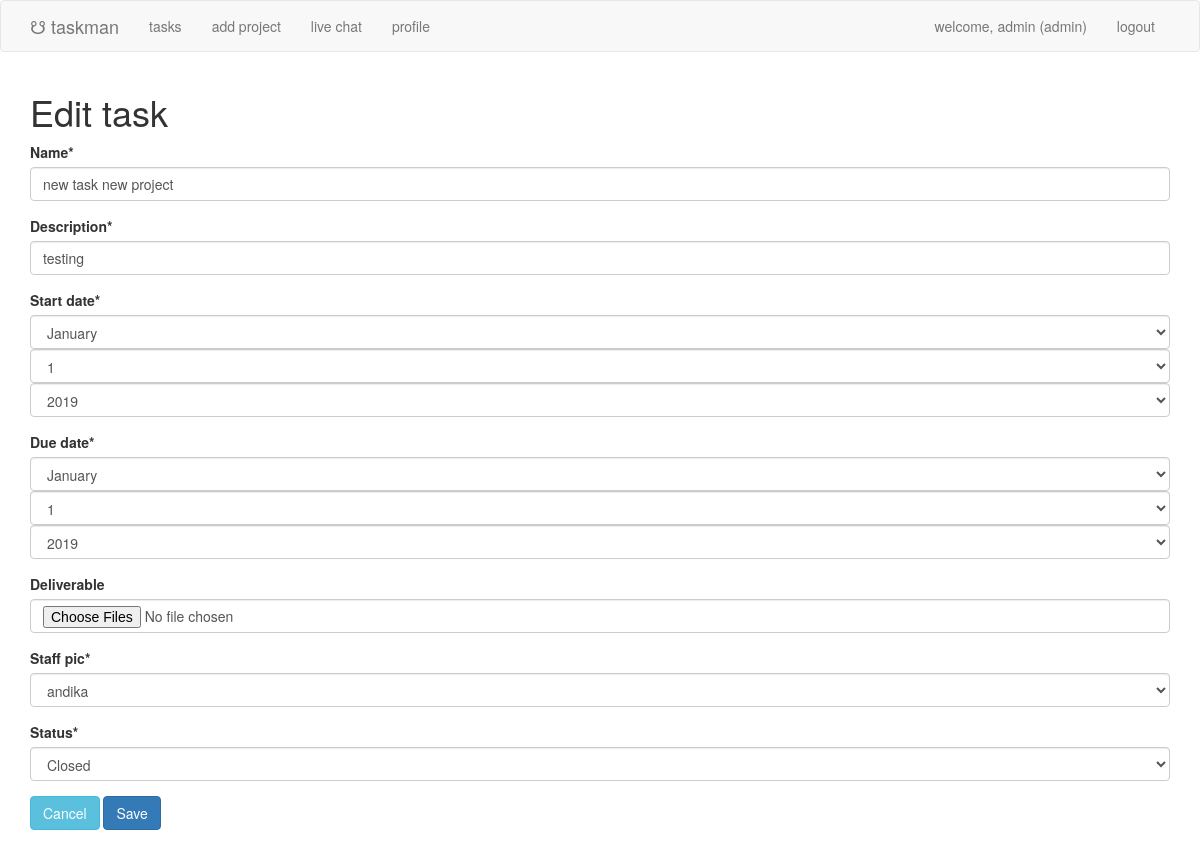
/task/8/edit/ (signed in), run on the app's committed database.
### taskapp/models.py (models this page shows, shortened)
class Task(models.Model):
    name = models.CharField(max_length=256, default='')
    description = models.CharField(max_length=1024, default='')
    start_date = models.DateField('Start date')
    due_date = models.DateField('Due date')
    project = models.ForeignKey(Project, on_delete=models.CASCADE, related_name='project')
    staff_pic = models.ForeignKey(Staff, on_delete=models.CASCADE, related_name='staff_pic')
    deliverable = models.FileField('Deliverable', blank=True, null=True, upload_to='deliverable/')
    status = models.CharField(max_length=20, choices=[(tag, tag.value) for tag in TaskStatus])
    history = HistoricalRecords()

### taskapp/views.py (the view)
# urls.py: path('task/<int:id>/edit/', views.task_edit, name='task_edit'),
@login_required(login_url='/login/')
def task_edit(request, id):
    task = get_object_or_404(Task, pk=id)
    if request.method == 'POST':
        form = TaskForm(request.POST, initial={'name': task.name, 'description': task.description,
                                               'start_date': task.start_date, 'due_date': task.due_date,
                                               'project': task.project, 'staff_pic': task.staff_pic,
                                               'deliverable': task.deliverable, 'status': task.status
                                               })
        if form.is_valid():
            new_staff_pic = get_object_or_404(Staff, pk=form['staff_pic'].value())
            task.name = form['name'].value()
            task.description = form['description'].value()
            task.start_date = form['start_date'].value()
            task.due_date = form['due_date'].value()
            task.staff_pic = new_staff_pic
            task.deliverable = form['deliverable'].value()
            task.status = form['status'].value()
            task.save()
            return redirect('tasks:index')
    else:
        form = TaskForm(initial={'name': task.name, 'description': task.description,
                                               'start_date': task.start_date, 'due_date': task.due_date,
                                               'project': task.project, 'staff_pic': task.staff_pic,
                                               'deliverable': task.deliverable, 'status': task.status
                                               })
    return render(request, 'tasks/general_form.html', context={'form': form, 'string': 'Edit task'})

### taskapp/forms.py
class TaskForm(forms.Form):
    name = forms.CharField(max_length=256)
    description = forms.CharField(max_length=1024)
    start_date = forms.DateField(widget=forms.SelectDateWidget())
    due_date = forms.DateField(widget=forms.SelectDateWidget())
    deliverable = forms.FileField(widget=forms.ClearableFileInput(attrs={'multiple': True}),required=False)
    staff_pic = forms.ChoiceField(choices=[(staff.user.id, staff.user.username) for staff in Staff.objects.all()])
    status = forms.ChoiceField(choices=[(tag, tag.value) for tag in TaskStatus])

### taskapp/templates/tasks/general_form.html (shortened to what this page needs)
{% extends 'tasks/bootstrap.html' %}
{% load crispy_forms_tags %}
{% block content %}
    <h1 class="tasks-title">{{ string }}</h1>
    <form class="general-form" method="post" enctype="multipart/form-data">
        {{ form|crispy }}
        <a href="javascript:window.history.back()" class="btn btn-info" role="button">Cancel</a>
        <button type="submit" class="btn btn-primary">Save</button>
    </form>
{% endblock %}

### taskapp/templates/tasks/bootstrap.html (shortened to what this page needs)
<link rel="stylesheet" href="https://maxcdn.bootstrapcdn.com/bootstrap/3.3.4/css/bootstrap.min.css">
<nav class="navbar navbar-default">
	<div class="container">
		<div class="navbar-header">
			<a class="navbar-brand" href="{% url 'tasks:index' %}">&#9739; taskman</a>
		</div>
		<div id="navbar" class="navbar-collapse collapse">
			<ul class="nav navbar-nav">
                {% if user.is_authenticated %}
				    <li class="{% if request.resolver_match.url_name == "index" %}active{% endif %}"><a href="{% url 'tasks:index' %}">tasks</a></li>
                    <li class="{% if request.resolver_match.url_name == "add_project" %}active{% endif %}"><a href="{% url 'tasks:add_project' %}">add project</a></li>
				    <li class="{% if request.resolver_match.url_name == "twilio" %}active{% endif %}"><a href="{% url 'chats:twilio' %}">live chat</a></li>
                    <li class="{% if request.resolver_match.url_name == "edit_profile" %}active{% endif %}"><a href="{% url 'tasks:edit_profile' %}">profile</a></li>
                {% endif %}
			</ul>
            {% if user.is_authenticated %}
			<ul class="nav navbar-nav navbar-right">
				<li><a href="#">welcome, {{ user.username }} {% if request.user.is_superuser %}(admin){% else %}(staff){% endif %}</a></li>
				<li><a href="{% url 'tasks:logout' %}">logout</a></li>
			</ul>
            {% endif %}
		</div>
	</div>
</nav>
<div class="container">
	{% block content %}
    {% endblock %}
</div>

### data on the page
Task: name "new task new project", description "testing", staff_pic "andika", status "Closed"

### other printed values
{{ user.username }} "admin"
{{ string }} "Edit task"
